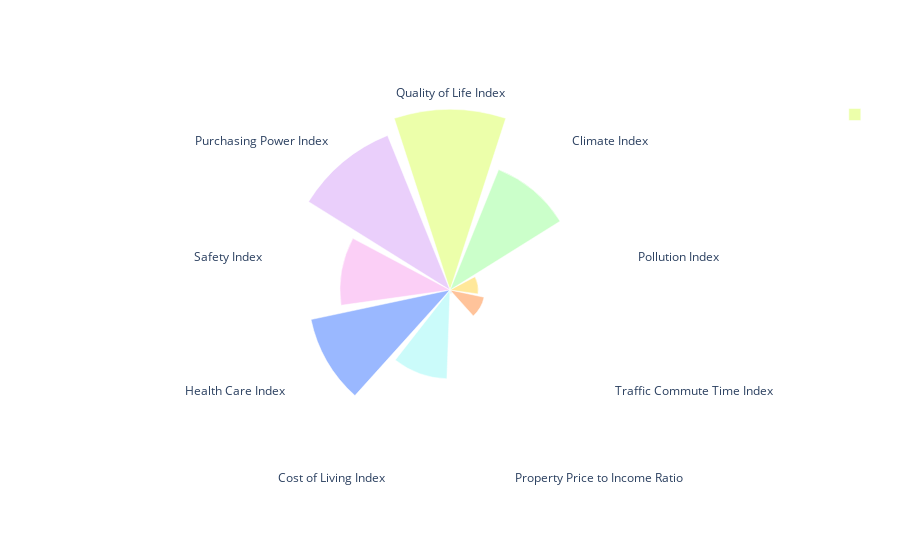

Here is the notebook cell this chart was saved with:
### Code cell
fig = go.Figure()

fig.add_trace(go.Barpolar(
    r=Row_list,
    theta=cat,
    name='',
    marker_color=["#E4FF87",'#e1bbfa','#fabbf3', '#709BFF', '#b6faf8', '#e1e6e2', '#FFAA70', '#FFDF70', '#B6FFB4',],
    marker_line_color='white',
    hoverinfo=['theta']*9,
    opacity=0.7,
    base=0
))

fig.update_layout(
    title='',
    font_size=12,
    

    polar=dict(
    bgcolor='rgba(0,0,0,0)',
    angularaxis=dict(linewidth=3, showline=False,showticklabels=True),
    radialaxis=dict(showline=False,
                    showticklabels=False,
               linewidth=2,
               gridcolor='white',
               gridwidth=2)))

fig.show()

### Figure 1 — Plotly figure (JSON) as saved in the notebook; plotly's stock layout.template omitted (floating-point values rounded to 4 significant figures)
{"data": [{"base": 0, "hoverinfo": ["theta", "theta", "theta", "theta", "theta", "theta", "theta", "theta", "theta"], "marker": {"color": ["#E4FF87", "#e1bbfa", "#fabbf3", "#709BFF", "#b6faf8", "#e1e6e2", "#FFAA70", "#FFDF70", "#B6FFB4"], "line": {"color": "white"}}, "name": "", "opacity": 0.7, "r": [0.9254, 0.855, 0.564, 0.7286, 0.4559, 0.02012, 0.1785, 0.1452, 0.6656], "theta": ["Quality of Life Index", "Purchasing Power Index", "Safety Index", "Health Care Index", "Cost of Living Index", "Property Price to Income Ratio", "Traffic Commute Time Index", "Pollution Index", "Climate Index"], "type": "barpolar"}], "layout": {"font": {"size": 12}, "polar": {"angularaxis": {"linewidth": 3, "rotation": 90, "showline": false, "showticklabels": true}, "bgcolor": "rgba(0,0,0,0)", "radialaxis": {"gridcolor": "white", "gridwidth": 2, "linewidth": 2, "showline": false, "showticklabels": false}}, "showlegend": true, "title": {"text": ""}}}
